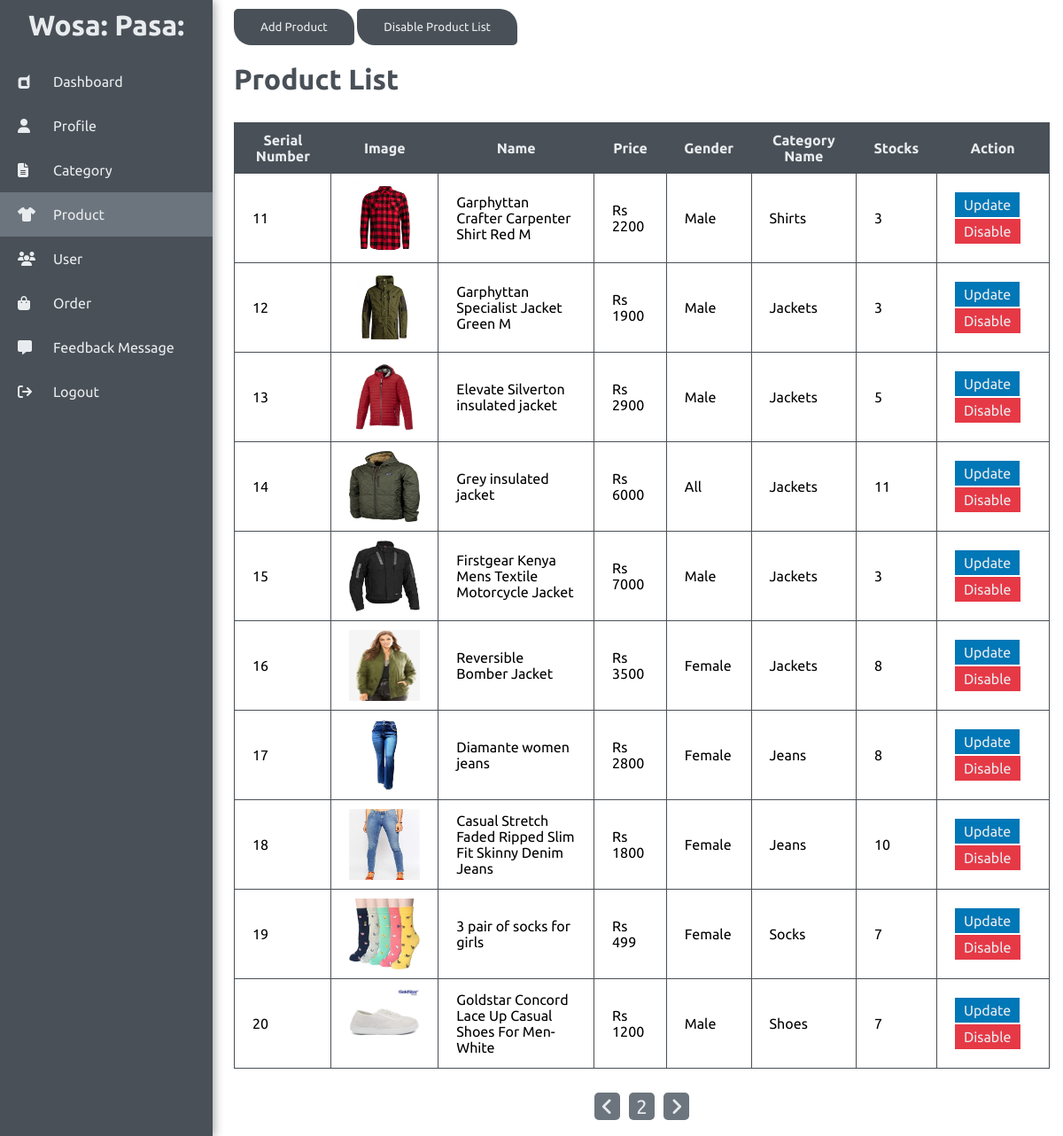
/wosapasa/admin/product.php?page=2 (signed in), run on the app's committed database.
### tables this page shows
CREATE TABLE `products` (
  `product_id` int NOT NULL AUTO_INCREMENT,
  `title` varchar(255) NOT NULL,
  `description` text NOT NULL,
  `image` varchar(255) NOT NULL,
  `c_id` int NOT NULL,
  `price` int NOT NULL,
  `gender` varchar(10) NOT NULL,
  `number_of_stock` int NOT NULL,
  `keyword` varchar(255) DEFAULT NULL,
  `active_status` tinyint(1) NOT NULL,
  PRIMARY KEY (`product_id`),
  KEY `c_id` (`c_id`),
  CONSTRAINT `products_ibfk_1` FOREIGN KEY (`c_id`) REFERENCES `categories` (`c_id`)
);

CREATE TABLE `categories` (
  `c_id` int NOT NULL AUTO_INCREMENT,
  `name` varchar(255) NOT NULL,
  `status` tinyint(1) NOT NULL DEFAULT '1',
  PRIMARY KEY (`c_id`),
  UNIQUE KEY `name` (`name`)
);

### wosapasa/admin/product.php (the view, shortened to what this page needs)
<?php
require_once 'checkadmin.php';
?>
<!DOCTYPE html>
<html lang="en">
<head>
    <?php require_once 'head.php' ?>
</head>
<body>
    <div class="main_container">
        <?php
        require_once 'admin_nav.php'; ?>
        <div class="container">
            <input type="button" onclick="window.location.href='addProduct.php'" value="Add Product" class="btn">
            <input type="button" onclick="window.location.href='disableProduct.php'" value="Disable Product List" class="btn">
            <?php
            if (!isset($_GET['page'])) {
                $page = 1;
            } else {
                $page = $_GET['page'];
            }
            $results_per_page = 10;
            $page_first_result = ($page - 1) * $results_per_page;
            $q_product_category = "Select * from products inner join categories on products.c_id = categories.c_id where active_status = 1";
            $result = mysqli_query($conn, $q_product_category);
            $number_of_result = mysqli_num_rows($result);
            $i = $page_first_result + 1;
            $number_of_page = ceil($number_of_result / $results_per_page);
            if ($page == 1 && $number_of_page == 0) {
                echo "
                    <div class='server_error'>
                        No data in Table
                    </div>
                ";
            } else if ($page > $number_of_page) {
                echo "
                    <div class='server_error'>
                        Invalid Page number
                    </div>
                ";
            } else {
                $q_pag_product_category = "Select * from products inner join categories on products.c_id = categories.c_id where active_status = 1 LIMIT " . $page_first_result . ',' . $results_per_page;
                $result = mysqli_query($conn, $q_pag_product_category);
                if ($number_of_result != 0) {
            ?>
                    <h1 class="header">Product List</h1>
                    <table>
                        <tr>
                            <th>Serial Number</th>
                            <th>Image</th>
                            <th>Name</th>
                            <th>Price</th>
                            <th>Gender</th>
                            <th>Category Name</th>
                            <th>Stocks</th>
                            <th>Action</th>
                        </tr>
                        <?php
                        while ($product = mysqli_fetch_assoc($result)) {
                        ?>
                            <tr>
                                <td><?= $i ?></td>
                                <td><img src="/assets/image/upload/<?= $product['image'] ?>" alt="<?= $product['image'] ?>"></td>
                                <td><?= $product['title'] ?></td>
                                <td>Rs <?= $product['price'] ?></td>
                                <td><?= $product['gender'] ?></td>
                                <td><?= $product['name'] ?></td>
                                <td><?= $product['number_of_stock'] ?></td>
                                <td>
                                    <div class="action_col">
                                        <a class="primary_btn" href="updateProduct.php?id=<?= $product['product_id'] ?>">Update</a>
                                        <a class="danger_btn" href="disableEnableProduct.php?id=<?= $product['product_id'] ?>">Disable</a>
                                    </div>
                                </td>
                            </tr>
                        <?php
                            $i++;
                        }
                        ?>
                    </table>
            <?php
                } else {
                    echo "<br>";
                    echo "No Product Found";
                }
            } ?>
            <div class="pagination_btns">
                <?php
                if ($number_of_result > $results_per_page) {
                    if ($page > 1 && $page < $number_of_page) {
                        $pre_page = $page - 1;
                        echo "<a class='pagination_btn' href = 'product.php?page=$pre_page'><i class='fa-solid fa-angle-left'></i></a>";
                        echo "<a class='pagination_btn' href = '#'>$page</a>";
                        $next_page = $page + 1;
                        echo "<a class='pagination_btn' href = 'product.php?page=$next_page'><i class='fa-solid fa-angle-right'></i></a>";
                    }
                }
                ?>
            </div>
        </div>
    </div>
</body>
</html>

### wosapasa/assets/css/admin.css (style rules this page uses)
* { padding: 0; margin: 0; font-family: 'Ubuntu', sans-serif; }
.main_container { display: flex; width: 100%; position: relative; }
.container { margin-left: 22%; margin-right: 15px; width: 80%; text-align: justify; min-height: 100vh; }
.header { margin: 10px auto; color: #495057; }
table, tr, th, td { border: 1px solid #495057; border-collapse: collapse; }
th, td { padding: 10px 20px; max-width: 450px; word-wrap: break-word; }
td img { height: 80px; width: 80px; }
th { background-color: #495057; color: #e9ecef; border: none; text-align: center; }
table { margin: 30px 0px; }
.btn { margin: 10px 0px; background-color: #495057; color: #e9ecef; padding: 13px 30px; border-radius: 5px 20px; border: none; text-decoration: none; }
.danger_btn { background-color: #e63946; color: #e9ecef; padding: 5px 10px; text-decoration: none; margin: 20px 0px; line-height: 30px; }
.primary_btn { background-color: #0077b6; color: #e9ecef; padding: 5px 10px; text-decoration: none; margin: 20px 0px; line-height: 30px; }
.pagination_btns { margin: 20px 0px; text-align: center; }
.pagination_btn { background-color: #6c757d; text-decoration: none; color: #e9ecef; margin: 0px 5px; padding: 3px 8px; font-size: 22px; border-radius: 5px; }

### data on the page
products: image (picture), title "Garphyttan Crafter Carpenter Shirt Red M", price "2200", gender "Male", c.name "Shirts", number_of_stock "3"
products: image (picture), title "Garphyttan Specialist Jacket Green M", price "1900", gender "Male", c.name "Jackets", number_of_stock "3"
products: image (picture), title "Elevate Silverton insulated jacket", price "2900", gender "Male", c.name "Jackets", number_of_stock "5"
products: image (picture), title "Grey insulated jacket", price "6000", gender "All", c.name "Jackets", number_of_stock "11"
products: image (picture), title "Firstgear Kenya Mens Textile Motorcycle Jacket", price "7000", gender "Male", c.name "Jackets", number_of_stock "3"
products: image (picture), title "Reversible Bomber Jacket", price "3500", gender "Female", c.name "Jackets", number_of_stock "8"
products: image (picture), title "Diamante women jeans", price "2800", gender "Female", c.name "Jeans", number_of_stock "8"
products: image (picture), title "Casual Stretch Faded Ripped Slim Fit Skinny Denim Jeans", price "1800", gender "Female", c.name "Jeans", number_of_stock "10"
products: image (picture), title "3 pair of socks for girls", price "499", gender "Female", c.name "Socks", number_of_stock "7"
products: image (picture), title "Goldstar Concord Lace Up Casual Shoes For Men- White", price "1200", gender "Male", c.name "Shoes", number_of_stock "7"

### other printed values
$page "2"
